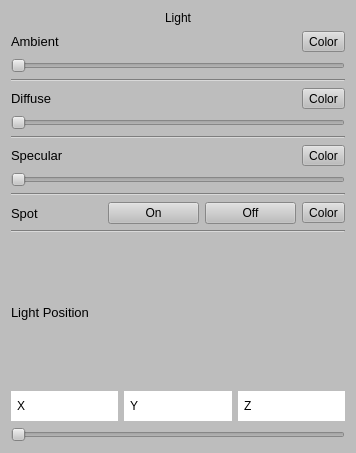
<?xml version="1.0" encoding="UTF-8"?>
<ui version="4.0">
 <class>LightWidgetForm</class>
 <widget class="QWidget" name="LightWidgetForm">
  <property name="geometry">
   <rect>
    <x>0</x>
    <y>0</y>
    <width>356</width>
    <height>453</height>
   </rect>
  </property>
  <property name="sizePolicy">
   <sizepolicy hsizetype="Maximum" vsizetype="Maximum">
    <horstretch>0</horstretch>
    <verstretch>0</verstretch>
   </sizepolicy>
  </property>
  <property name="windowTitle">
   <string>Form</string>
  </property>
  <property name="styleSheet">
   <string notr="true">background-color: rgb(189, 189, 189);</string>
  </property>
  <layout class="QGridLayout" name="gridLayout">
   <item row="0" column="0">
    <layout class="QVBoxLayout" name="verticalLayout_7" stretch="0,1">
     <item>
      <widget class="QLabel" name="label_6">
       <property name="text">
        <string>Light</string>
       </property>
       <property name="alignment">
        <set>Qt::AlignCenter</set>
       </property>
      </widget>
     </item>
     <item>
      <layout class="QVBoxLayout" name="verticalLayout_6">
       <item>
        <layout class="QVBoxLayout" name="verticalLayout">
         <item>
          <layout class="QHBoxLayout" name="horizontalLayout">
           <item>
            <widget class="QLabel" name="label">
             <property name="font">
              <font>
               <pointsize>10</pointsize>
              </font>
             </property>
             <property name="text">
              <string>Ambient</string>
             </property>
            </widget>
           </item>
           <item>
            <widget class="QToolButton" name="AmbientColorButton">
             <property name="text">
              <string>Color</string>
             </property>
             <property name="icon">
              <iconset>
               <normaloff>../../Users/KOSA/Desktop/image/LightColor.png</normaloff>../../Users/KOSA/Desktop/image/LightColor.png</iconset>
             </property>
             <property name="toolButtonStyle">
              <enum>Qt::ToolButtonTextUnderIcon</enum>
             </property>
             <property name="arrowType">
              <enum>Qt::NoArrow</enum>
             </property>
            </widget>
           </item>
          </layout>
         </item>
         <item>
          <widget class="QSlider" name="AmbientSlider">
           <property name="orientation">
            <enum>Qt::Horizontal</enum>
           </property>
          </widget>
         </item>
        </layout>
       </item>
       <item>
        <widget class="Line" name="line">
         <property name="orientation">
          <enum>Qt::Horizontal</enum>
         </property>
        </widget>
       </item>
       <item>
        <layout class="QVBoxLayout" name="verticalLayout_2">
         <item>
          <layout class="QHBoxLayout" name="horizontalLayout_2">
           <item>
            <widget class="QLabel" name="label_2">
             <property name="font">
              <font>
               <pointsize>10</pointsize>
              </font>
             </property>
             <property name="text">
              <string>Diffuse</string>
             </property>
            </widget>
           </item>
           <item>
            <widget class="QToolButton" name="DiffuseColorButton">
             <property name="text">
              <string>Color</string>
             </property>
             <property name="icon">
              <iconset>
               <normaloff>../../Users/KOSA/Desktop/image/LightColor.png</normaloff>../../Users/KOSA/Desktop/image/LightColor.png</iconset>
             </property>
             <property name="toolButtonStyle">
              <enum>Qt::ToolButtonTextUnderIcon</enum>
             </property>
             <property name="arrowType">
              <enum>Qt::NoArrow</enum>
             </property>
            </widget>
           </item>
          </layout>
         </item>
         <item>
          <widget class="QSlider" name="DiffuseSlider">
           <property name="orientation">
            <enum>Qt::Horizontal</enum>
           </property>
          </widget>
         </item>
        </layout>
       </item>
       <item>
        <widget class="Line" name="line_2">
         <property name="orientation">
          <enum>Qt::Horizontal</enum>
         </property>
        </widget>
       </item>
       <item>
        <layout class="QVBoxLayout" name="verticalLayout_3">
         <item>
          <layout class="QHBoxLayout" name="horizontalLayout_3">
           <item>
            <widget class="QLabel" name="label_3">
             <property name="font">
              <font>
               <pointsize>10</pointsize>
              </font>
             </property>
             <property name="text">
              <string>Specular</string>
             </property>
            </widget>
           </item>
           <item>
            <widget class="QToolButton" name="SpecularColorButton">
             <property name="text">
              <string>Color</string>
             </property>
             <property name="icon">
              <iconset>
               <normaloff>../../Users/KOSA/Desktop/image/LightColor.png</normaloff>../../Users/KOSA/Desktop/image/LightColor.png</iconset>
             </property>
             <property name="toolButtonStyle">
              <enum>Qt::ToolButtonTextUnderIcon</enum>
             </property>
             <property name="arrowType">
              <enum>Qt::NoArrow</enum>
             </property>
            </widget>
           </item>
          </layout>
         </item>
         <item>
          <widget class="QSlider" name="SpecularSlider">
           <property name="orientation">
            <enum>Qt::Horizontal</enum>
           </property>
          </widget>
         </item>
        </layout>
       </item>
       <item>
        <widget class="Line" name="line_3">
         <property name="orientation">
          <enum>Qt::Horizontal</enum>
         </property>
        </widget>
       </item>
       <item>
        <layout class="QVBoxLayout" name="verticalLayout_4">
         <item>
          <layout class="QHBoxLayout" name="horizontalLayout_4">
           <item>
            <widget class="QLabel" name="label_4">
             <property name="font">
              <font>
               <pointsize>10</pointsize>
              </font>
             </property>
             <property name="text">
              <string>Spot</string>
             </property>
            </widget>
           </item>
           <item>
            <widget class="QPushButton" name="OnPushButton">
             <property name="text">
              <string>On</string>
             </property>
            </widget>
           </item>
           <item>
            <widget class="QPushButton" name="OffPushButton">
             <property name="text">
              <string>Off</string>
             </property>
            </widget>
           </item>
           <item>
            <widget class="QToolButton" name="SpotColorButton">
             <property name="text">
              <string>Color</string>
             </property>
             <property name="icon">
              <iconset>
               <normaloff>../../Users/KOSA/Desktop/image/LightColor.png</normaloff>../../Users/KOSA/Desktop/image/LightColor.png</iconset>
             </property>
             <property name="toolButtonStyle">
              <enum>Qt::ToolButtonTextUnderIcon</enum>
             </property>
             <property name="arrowType">
              <enum>Qt::NoArrow</enum>
             </property>
            </widget>
           </item>
          </layout>
         </item>
        </layout>
       </item>
       <item>
        <layout class="QVBoxLayout" name="verticalLayout_5">
         <item>
          <widget class="Line" name="line_4">
           <property name="orientation">
            <enum>Qt::Horizontal</enum>
           </property>
          </widget>
         </item>
         <item>
          <widget class="QLabel" name="label_5">
           <property name="font">
            <font>
             <pointsize>10</pointsize>
            </font>
           </property>
           <property name="text">
            <string>Light Position</string>
           </property>
          </widget>
         </item>
         <item>
          <layout class="QHBoxLayout" name="horizontalLayout_5">
           <item>
            <widget class="QRadioButton" name="XradioButton">
             <property name="styleSheet">
              <string notr="true">QRadioButton
{
	background-color:#fff;
	width: 100px;
    height: 30px;
}

QRadioButton::indicator 
{
    background-color: ff3399;
    border-style: outset;
    width: 0px;
    height: 0px;
}

QRadioButton::checked {
   background:#006 ;
 color:#fff;
}

QRadioButton::hover {
  background:#006 ;
 color:#fff;
}</string>
             </property>
             <property name="text">
              <string>X</string>
             </property>
            </widget>
           </item>
           <item>
            <widget class="QRadioButton" name="YradioButton">
             <property name="styleSheet">
              <string notr="true">QRadioButton
{
	background-color:#fff;
	width: 100px;
    height: 30px;
}

QRadioButton::indicator 
{
    background-color: ff3399;
    border-style: outset;
    width: 0px;
    height: 0px;
}

QRadioButton::checked {
   background:#006 ;
 color:#fff;
}

QRadioButton::hover {
  background:#006 ;
 color:#fff;
}</string>
             </property>
             <property name="text">
              <string>Y</string>
             </property>
            </widget>
           </item>
           <item>
            <widget class="QRadioButton" name="ZradioButton">
             <property name="styleSheet">
              <string notr="true">QRadioButton
{
	background-color:#fff;
	width: 100px;
    height: 30px;
}

QRadioButton::indicator 
{
    background-color: ff3399;
    border-style: outset;
    width: 0px;
    height: 0px;
}

QRadioButton::checked {
   background:#006 ;
 color:#fff;
}

QRadioButton::hover {
  background:#006 ;
 color:#fff;
}</string>
             </property>
             <property name="text">
              <string>Z</string>
             </property>
            </widget>
           </item>
          </layout>
         </item>
         <item>
          <widget class="QSlider" name="IntensityLightSlider">
           <property name="orientation">
            <enum>Qt::Horizontal</enum>
           </property>
          </widget>
         </item>
        </layout>
       </item>
      </layout>
     </item>
    </layout>
   </item>
  </layout>
 </widget>
 <resources/>
 <connections/>
</ui>
